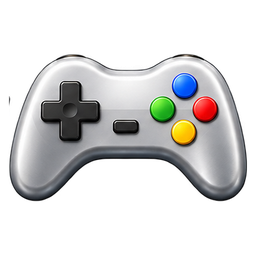
#> input picture assets/images/sansa/games.png, 256 x 256 px
$ python slice_icons.py ../../assets/images/sansa/games.png ../../assets/images/sansa/music.png
#> lines starting #> are read from the running program, lines starting #| are printed output that depends on the picture; after the words box and inside, x2 and y2 are one past the last pixel; in counts of white or black regions, pixels touching at a corner belong together
"""Slices the Sansa theme's home screen icons out of atlas.png.

Usage (needs Pillow and NumPy):
  python3 tool/sansa_icons/slice_icons.py tool/sansa_icons/atlas.png out/

The atlas has a transparent background with the icons in two rows: music,
now playing and shuffle on top; settings, games, video and radio below.
Each icon is found from its opaque pixels, cropped, and saved as a
256x256 transparent PNG. The app ships music, now_playing, shuffle,
settings and games (assets/images/sansa/).
"""

import sys

import numpy as np
from PIL import Image

NAMES = [
    ["music", "now_playing", "shuffle"],
    ["settings", "games", "video", "radio"],
]


def spans(mask):
    """Runs of True in a 1-D mask, as (start, end) pairs."""
    out, i = [], 0
    while i < len(mask):
        if mask[i]:
            start = i
            while i < len(mask) and mask[i]:
                i += 1
            out.append((start, i))
        i += 1
    return out


def split_widest(runs, count, weights):
    """Splits touching icons at their thinnest column until there are
    [count] runs."""
    runs = list(runs)
    while len(runs) < count:
        widest = max(range(len(runs)), key=lambda i: runs[i][1] - runs[i][0])
        start, end = runs[widest]
        margin = (end - start) // 4
        cut = start + margin + int(np.argmin(weights[start + margin:end - margin]))
        runs[widest:widest + 1] = [(start, cut), (cut, end)]
    return runs


def main(src, out):
#> called with src = '../../assets/images/sansa/games.png', out = '../../assets/images/sansa/music.png'
    image = Image.open(src).convert("RGBA")
#> image is the input picture: PIL image 256x256 RGBA; mean R, G, B, A 63.2, 63.2, 62.8, 97.5
    alpha = np.asarray(image)[:, :, 3]
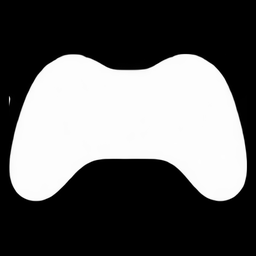
#> alpha: shape (256, 256); min 0, max 255, mean 97.5
    solid = alpha > 128
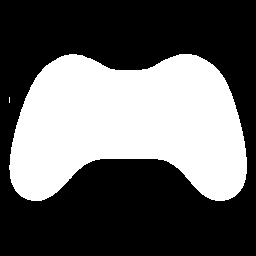
#> solid: shape (256, 256) bool; 38.6% white; 2 white regions (1 under 20 px), largest, box (x1, y1, x2, y2) and area: (9, 54, 247, 201) 25263
    rows = spans(solid.any(axis=1))
#> the loop in spans, `while i < len(mask):` made 109 passes
#> (start, i) on pass 55: (54, 202)
#> i on passes 1 to 6: 1, 2, 3, 4, 5, 6
#> after the loop in spans, `while i < len(mask):`: i = 256; out = [(54, 201)]
#> rows = [(54, 201)]
    rows = [r for r in rows if r[1] - r[0] > 100]
#> (the run stopped early here; a loop or call above may not have finished)

$ run again, on assets/images/sansa/settings.png
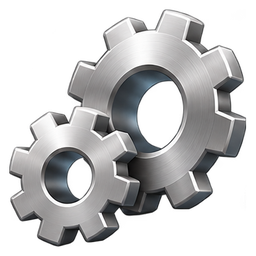
#> input picture assets/images/sansa/settings.png, 256 x 256 px
#> in main, image is the input picture: PIL image 256x256 RGBA; mean R, G, B, A 75.4, 75.4, 76.2, 124.4
#> in main, `alpha = np.asarray(image)[:, :, 3]`:
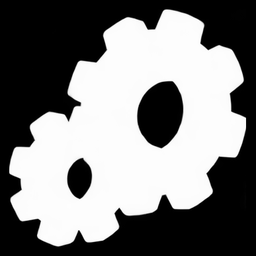
#> alpha: shape (256, 256); min 0, max 255, mean 124.4
#> in main, `solid = alpha > 128`:
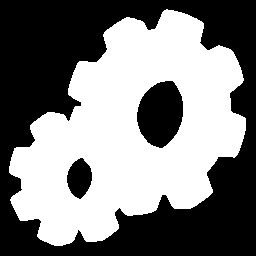
#> solid: shape (256, 256) bool; 49.2% white; 1 white region, box (x1, y1, x2, y2) and area: (9, 9, 246, 246) 32233
#> the loop in spans, `while i < len(mask):` made 19 passes
#> (start, i) on pass 10: (9, 247)
#> after the loop in spans, `while i < len(mask):`: i = 256; out = [(9, 246)]
